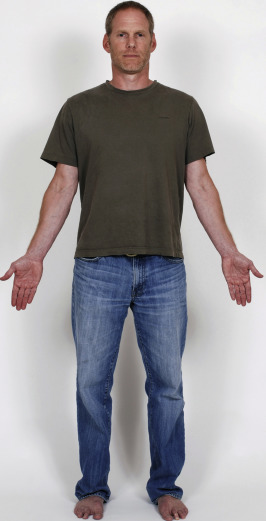
#> input picture Test Code/Images/Human.jpg, 266 x 521 px, given in place of the camera
$ python app.py
#> lines starting #> are read from the running program, lines starting #| are printed output that depends on the picture; after the words box and inside, x2 and y2 are one past the last pixel; in counts of white or black regions, pixels touching at a corner belong together
import cv2
import numpy as np

def nothing(x):
    pass

cap = cv2.VideoCapture(0)
cv2.namedWindow("Trackbars")

cv2.createTrackbar("L – H", "Trackbars", 0, 179, nothing)
#> slider 'L – H' is set to 35
cv2.createTrackbar("L – S", "Trackbars", 0, 255, nothing)
#> slider 'L – S' is set to 51
cv2.createTrackbar("L – V", "Trackbars", 0, 255, nothing)
#> slider 'L – V' is set to 51
cv2.createTrackbar("U – H", "Trackbars", 179, 179, nothing)
cv2.createTrackbar("U – S", "Trackbars", 255, 255, nothing)
cv2.createTrackbar("U – V", "Trackbars", 255, 255, nothing)

while True:
    _, frame = cap.read()
#> frame is the input picture: shape (521, 266, 3); mean B, G, R 160.6, 157.6, 160.4
    hsv = cv2.cvtColor(frame, cv2.COLOR_BGR2HSV)
#> hsv: shape (521, 266, 3); mean H, S, V 55.7, 33.9, 167.5

    l_h = cv2.getTrackbarPos("L – H", "Trackbars")
    l_s = cv2.getTrackbarPos("L – S", "Trackbars")
    l_v = cv2.getTrackbarPos("L – V", "Trackbars")
    u_h = cv2.getTrackbarPos("U – H", "Trackbars")
    u_s = cv2.getTrackbarPos("U – S", "Trackbars")
    u_v = cv2.getTrackbarPos("U – V", "Trackbars")

    lower_blue = np.array([l_h, l_s, l_v])
    upper_blue = np.array([u_h, u_s, u_v])
    mask = cv2.inRange(hsv, lower_blue, upper_blue)
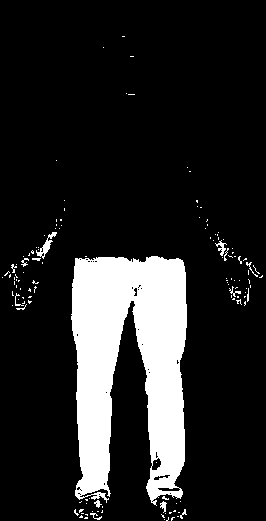
#> mask: shape (521, 266); 14.9% white; 132 white regions (117 under 20 px), largest, box (x1, y1, x2, y2) and area: (71, 256, 187, 506) 19611, (36, 232, 57, 259) 159, (215, 240, 227, 256) 70

    kernel = np.ones((5, 5), np.uint8)
    erosion = cv2.erode(mask, kernel)
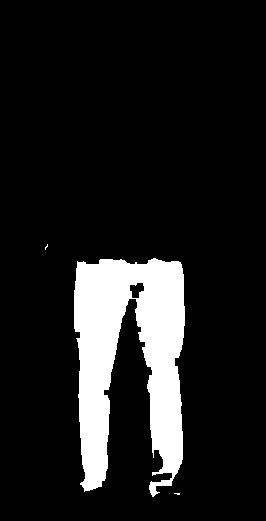
#> erosion: shape (521, 266); 11.8% white; 3 white regions (2 under 20 px), largest, box (x1, y1, x2, y2) and area: (74, 258, 185, 497) 16399
    dilation = cv2.dilate(mask, kernel)
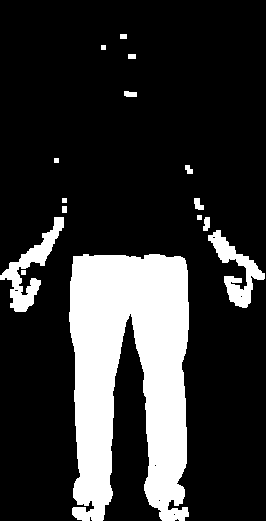
#> dilation: shape (521, 266); 19.7% white; 15 white regions, largest, box (x1, y1, x2, y2) and area: (69, 254, 189, 521) 23529, (0, 217, 64, 312) 1755, (208, 230, 265, 308) 1495

    opening = cv2.morphologyEx(mask, cv2.MORPH_OPEN, kernel, iterations=2)
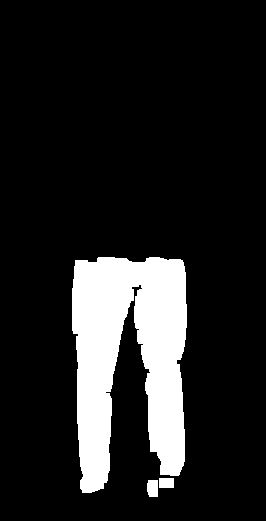
#> opening: shape (521, 266); 13.6% white; 3 white regions, box (x1, y1, x2, y2) and area: (72, 257, 187, 493) 18454, (147, 480, 158, 497) 177, (159, 478, 174, 488) 150
    closing = cv2.morphologyEx(mask, cv2.MORPH_CLOSE, kernel)
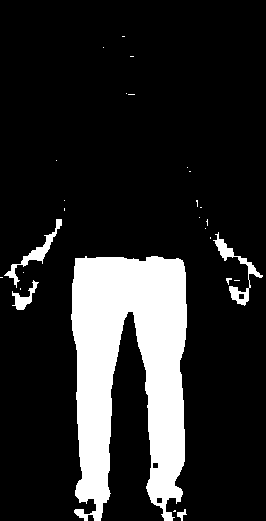
#> closing: shape (521, 266); 16.1% white; 27 white regions (21 under 20 px), largest, box (x1, y1, x2, y2) and area: (71, 256, 187, 521) 20625, (213, 232, 263, 306) 660, (4, 219, 62, 288) 573, (12, 280, 39, 310) 276, (177, 509, 187, 521) 55, (226, 278, 232, 285) 21

    result = cv2.bitwise_and(frame, frame, mask=mask)
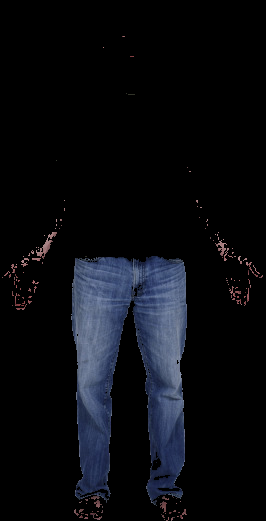
#> result: shape (521, 266, 3); mean B, G, R 16, 11.5, 9.9

    cv2.imshow("frame", frame)
    cv2.imshow("mask", mask)
    cv2.imshow("erosion", erosion)
    cv2.imshow("dilation", dilation)
    cv2.imshow("Opening", opening)
    cv2.imshow("Closing", closing)

    key = cv2.waitKey(1)
#> (key Esc is pressed here)
    if key == 27:
        break

cap.release()
cv2.destroyAllWindows()
